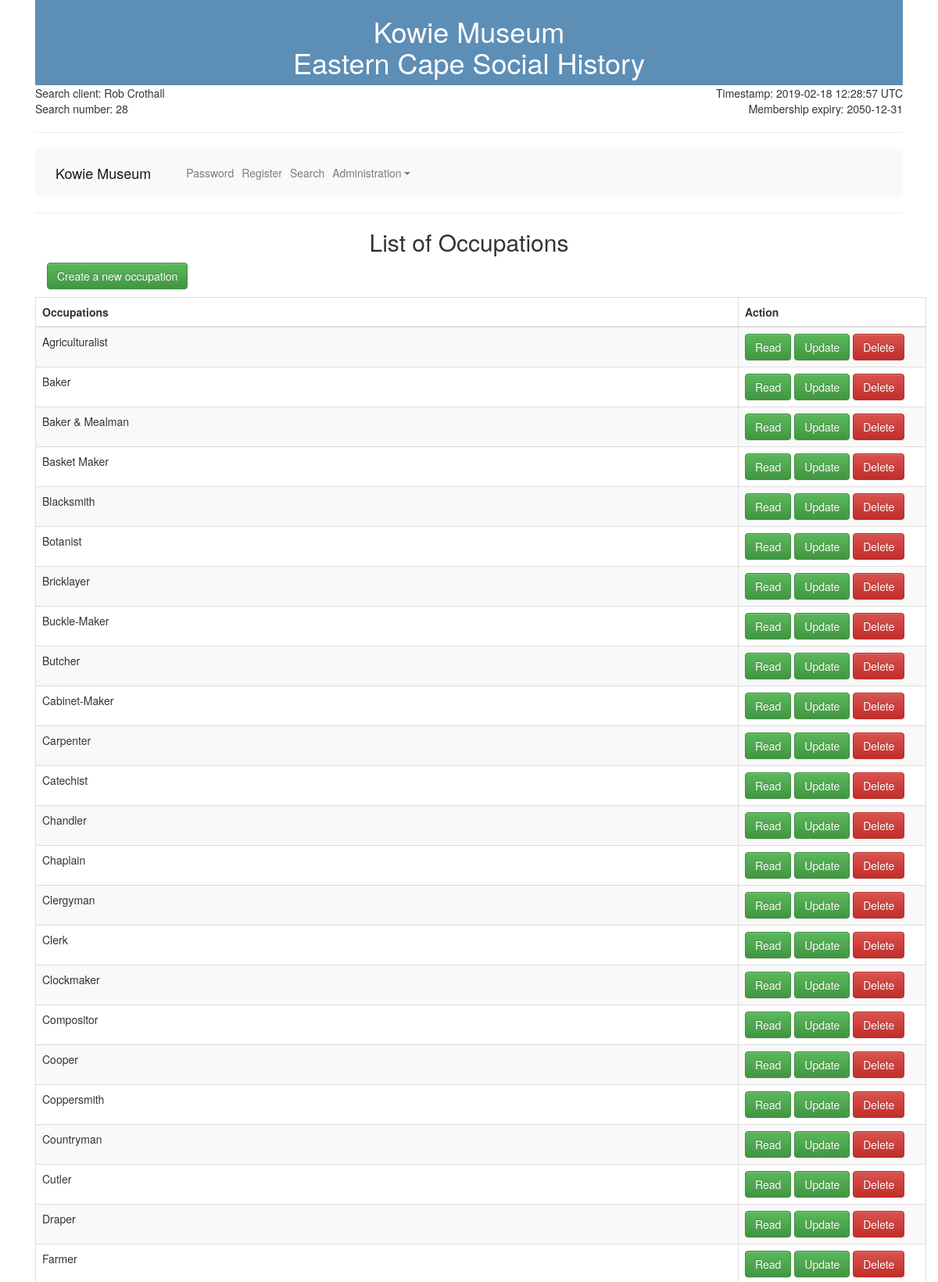
The app's page /ctl/occupation.php (signed in, upper part) with its own data.
### tables this page shows
CREATE TABLE `occupation` (
  `id` int(8) NOT NULL AUTO_INCREMENT,
  `occupation` varchar(50) NOT NULL,
  `notes` text,
  `user_id` int(8) NOT NULL,
  `changed` timestamp NOT NULL DEFAULT CURRENT_TIMESTAMP,
  PRIMARY KEY (`id`)
);

### view/occupation_form.php (the view)
<h2 align="center">List of Occupations</h2>
    <div class="container">
        <p><a href="../ctl/occupation_create.php" class="btn btn-success">Create a new occupation</a></p>
        <div class="row">
            <table class="table table-striped table-bordered">
                <thead>
                    <tr>
                        <th>Occupations</th>
                        <th>Action</th>
                    </tr>
                </thead>
                <tbody>
                    <?php
                    $rows = query("SELECT id, occupation from occupation order by occupation");
                    if (count($rows) > 0)
                    {
                        foreach ($rows as $row)
                        {
                            echo '<tr>';
                                echo '<td>' . $row['occupation'] . '</td>';
                                echo '<td style="width:240px">';
                                    echo '<a class="btn btn-success" href="../ctl/occupation_read.php?id=' . $row['id'] . '">Read</a>' . '&nbsp;';
												if ($_SESSION["user_role"] == "STAFF" | $_SESSION["user_role"] == "ADMIN" ) {
                                    	echo '<a class="btn btn-success" href="../ctl/occupation_update.php?id=' . $row['id'] . '">Update</a>' . '&nbsp;';
                                    	if ($row['id'] > 0) {
                                    	    echo '<a class="btn btn-danger" href="../ctl/occupation_delete.php?id=' . $row['id'] . '">Delete</a>';
                                    	}
                                    }
                                echo '</td>';
                            echo '</tr>';
                       }
                    }
                    ?>
                </tbody>
            </table>
        </div>
    </div>

### records on screen
occupation: occupation "Agriculturalist"
occupation: occupation "Baker"
occupation: occupation "Baker & Mealman"
occupation: occupation "Basket Maker"
occupation: occupation "Blacksmith"
occupation: occupation "Botanist"
occupation: occupation "Bricklayer"
occupation: occupation "Buckle-Maker"
occupation: occupation "Butcher"
occupation: occupation "Cabinet-Maker"
occupation: occupation "Carpenter"
occupation: occupation "Catechist"
occupation: occupation "Chandler"
occupation: occupation "Chaplain"
occupation: occupation "Clergyman"
occupation: occupation "Clerk"
occupation: occupation "Clockmaker"
occupation: occupation "Compositor"
occupation: occupation "Cooper"
occupation: occupation "Coppersmith"
occupation: occupation "Countryman"
occupation: occupation "Cutler"
occupation: occupation "Draper"
occupation: occupation "Farmer"

### other values on screen
CLIENT_NAME "Kowie Museum"
SYSTEM_NAME "Eastern Cape Social History"
$_SESSION["user_first_name"] "Rob"
$_SESSION["user_surname"] "Crothall"
$_SESSION["search_count"] "28"
$_SESSION["member_exp"] "2050-12-31"
